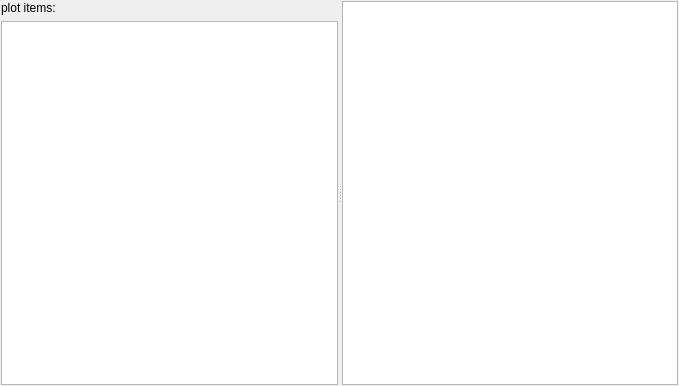
<?xml version="1.0" encoding="UTF-8"?>
<ui version="4.0">
 <class>SAChartDatasViewWidget</class>
 <widget class="QWidget" name="SAChartDatasViewWidget">
  <property name="geometry">
   <rect>
    <x>0</x>
    <y>0</y>
    <width>679</width>
    <height>386</height>
   </rect>
  </property>
  <property name="windowTitle">
   <string>Chart Datas View</string>
  </property>
  <layout class="QVBoxLayout" name="verticalLayout_2">
   <property name="spacing">
    <number>1</number>
   </property>
   <property name="leftMargin">
    <number>1</number>
   </property>
   <property name="topMargin">
    <number>1</number>
   </property>
   <property name="rightMargin">
    <number>1</number>
   </property>
   <property name="bottomMargin">
    <number>1</number>
   </property>
   <item>
    <widget class="QSplitter" name="splitter">
     <property name="orientation">
      <enum>Qt::Horizontal</enum>
     </property>
     <widget class="QWidget" name="layoutWidget">
      <layout class="QVBoxLayout" name="verticalLayout">
       <item>
        <widget class="QLabel" name="labelTitle">
         <property name="text">
          <string>plot items:</string>
         </property>
        </widget>
       </item>
       <item>
        <widget class="QTreeView" name="treeView">
         <property name="editTriggers">
          <set>QAbstractItemView::NoEditTriggers</set>
         </property>
         <property name="selectionMode">
          <enum>QAbstractItemView::ExtendedSelection</enum>
         </property>
        </widget>
       </item>
      </layout>
     </widget>
     <widget class="SAChartDataTableView" name="tableView">
      <property name="contextMenuPolicy">
       <enum>Qt::CustomContextMenu</enum>
      </property>
     </widget>
    </widget>
   </item>
  </layout>
 </widget>
 <customwidgets>
  <customwidget>
   <class>SAChartDataTableView</class>
   <extends>QTableView</extends>
   <header>SAChartDataTableView.h</header>
  </customwidget>
 </customwidgets>
 <resources/>
 <connections/>
</ui>
